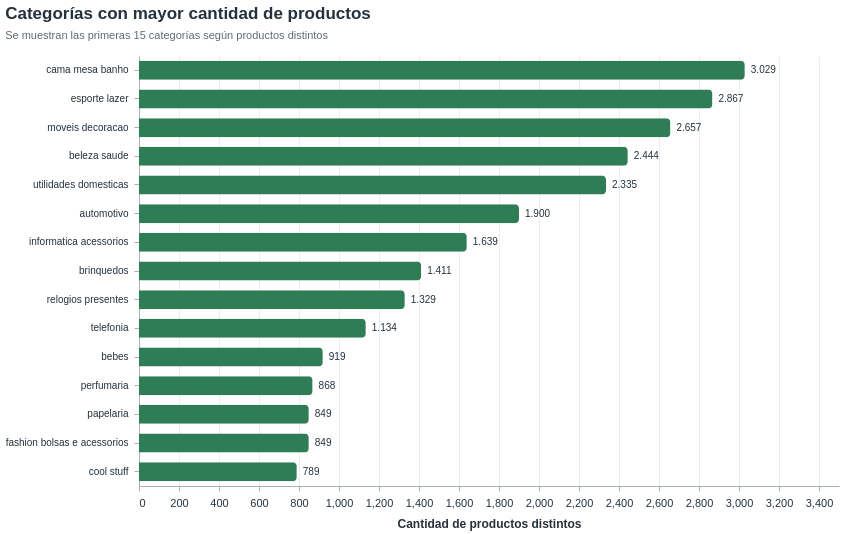

The notebook cell this image was saved under:
### Markdown cell above
## 4.1. Productos y categorías

La tabla `products` contiene una fila por `product_id`. El gráfico cuenta productos distintos por categoría y no representa la frecuencia de venta de esos productos.

### Code cell
productos_por_categoria = (
    products.dropna(subset=["product_category_name"])
    .groupby("product_category_name", as_index=False)["product_id"]
    .nunique()
    .rename(columns={"product_id": "cantidad_productos"})
    .sort_values("cantidad_productos", ascending=False)
    .head(15)
)
productos_por_categoria["categoria"] = productos_por_categoria["product_category_name"].str.replace("_", " ", regex=False)
productos_por_categoria["cantidad_texto"] = productos_por_categoria["cantidad_productos"].map(numero_es)

display(productos_por_categoria[["product_category_name", "cantidad_productos"]])

barras_categorias = alt.Chart(productos_por_categoria).mark_bar(
    color=COLOR_VERDE, cornerRadiusEnd=4, size=19
).encode(
    x=alt.X("cantidad_productos:Q", title="Cantidad de productos distintos", axis=alt.Axis(grid=True)),
    y=alt.Y(
        "categoria:N",
        sort="-x",
        title=None,
        axis=alt.Axis(labelLimit=260, labelFontSize=10),
    ),
    tooltip=[
        alt.Tooltip("product_category_name:N", title="Categoría original"),
        alt.Tooltip("cantidad_texto:N", title="Productos"),
    ],
)
etiquetas_categorias = alt.Chart(productos_por_categoria).mark_text(
    align="left", dx=6, font="Arial", fontSize=10, color=COLOR_TEXTO
).encode(
    x="cantidad_productos:Q",
    y=alt.Y("categoria:N", sort="-x"),
    text="cantidad_texto:N",
)

grafico_categorias = (barras_categorias + etiquetas_categorias).properties(
    width=700,
    height=430,
    title=alt.TitleParams(
        text="Categorías con mayor cantidad de productos",
        subtitle="Se muestran las primeras 15 categorías según productos distintos",
    ),
)
estilo_profesional(grafico_categorias)

### Figure 1 — Vega-Lite specification as saved in the notebook (floating-point values rounded to 4 significant figures)
{"config": {"view": {"continuousWidth": 300, "continuousHeight": 300, "stroke": null}, "axis": {"domainColor": "#A7B0BA", "gridColor": "#E5E9EF", "gridOpacity": 0.8, "labelColor": "#25313C", "labelFont": "Arial", "labelFontSize": 11, "labelPadding": 6, "tickColor": "#A7B0BA", "titleColor": "#25313C", "titleFont": "Arial", "titleFontSize": 12, "titlePadding": 10}, "legend": {"labelColor": "#25313C", "labelFont": "Arial", "labelFontSize": 10, "titleColor": "#25313C", "titleFont": "Arial", "titleFontSize": 11}, "title": {"anchor": "start", "color": "#25313C", "font": "Arial", "fontSize": 17, "fontWeight": 600, "offset": 14, "subtitleColor": "#5F6B76", "subtitleFont": "Arial", "subtitleFontSize": 11, "subtitlePadding": 7}}, "layer": [{"mark": {"type": "bar", "color": "#2F7D55", "cornerRadiusEnd": 4, "size": 19}, "encoding": {"tooltip": [{"field": "product_category_name", "title": "Categoría original", "type": "nominal"}, {"field": "cantidad_texto", "title": "Productos", "type": "nominal"}], "x": {"axis": {"grid": true}, "field": "cantidad_productos", "title": "Cantidad de productos distintos", "type": "quantitative"}, "y": {"axis": {"labelFontSize": 10, "labelLimit": 260}, "field": "categoria", "sort": "-x", "title": null, "type": "nominal"}}}, {"mark": {"type": "text", "align": "left", "color": "#25313C", "dx": 6, "font": "Arial", "fontSize": 10}, "encoding": {"text": {"field": "cantidad_texto", "type": "nominal"}, "x": {"field": "cantidad_productos", "type": "quantitative"}, "y": {"field": "categoria", "sort": "-x", "type": "nominal"}}}], "data": {"name": "data-d66359ea11529a3f987f30cd44edf0f5"}, "height": 430, "title": {"text": "Categorías con mayor cantidad de productos", "subtitle": "Se muestran las primeras 15 categorías según productos distintos"}, "width": 700, "$schema": "https://vega.github.io/schema/vega-lite/v6.4.1.json", "datasets": {"data-d66359ea11529a3f987f30cd44edf0f5": [{"product_category_name": "cama_mesa_banho", "cantidad_productos": 3029, "categoria": "cama mesa banho", "cantidad_texto": "3.029"}, {"product_category_name": "esporte_lazer", "cantidad_productos": 2867, "categoria": "esporte lazer", "cantidad_texto": "2.867"}, {"product_category_name": "moveis_decoracao", "cantidad_productos": 2657, "categoria": "moveis decoracao", "cantidad_texto": "2.657"}, {"product_category_name": "beleza_saude", "cantidad_productos": 2444, "categoria": "beleza saude", "cantidad_texto": "2.444"}, {"product_category_name": "utilidades_domesticas", "cantidad_productos": 2335, "categoria": "utilidades domesticas", "cantidad_texto": "2.335"}, {"product_category_name": "automotivo", "cantidad_productos": 1900, "categoria": "automotivo", "cantidad_texto": "1.900"}, {"product_category_name": "informatica_acessorios", "cantidad_productos": 1639, "categoria": "informatica acessorios", "cantidad_texto": "1.639"}, {"product_category_name": "brinquedos", "cantidad_productos": 1411, "categoria": "brinquedos", "cantidad_texto": "1.411"}, {"product_category_name": "relogios_presentes", "cantidad_productos": 1329, "categoria": "relogios presentes", "cantidad_texto": "1.329"}, {"product_category_name": "telefonia", "cantidad_productos": 1134, "categoria": "telefonia", "cantidad_texto": "1.134"}, {"product_category_name": "bebes", "cantidad_productos": 919, "categoria": "bebes", "cantidad_texto": "919"}, {"product_category_name": "perfumaria", "cantidad_productos": 868, "categoria": "perfumaria", "cantidad_texto": "868"}, {"product_category_name": "papelaria", "cantidad_productos": 849, "categoria": "papelaria", "cantidad_texto": "849"}, {"product_category_name": "fashion_bolsas_e_acessorios", "cantidad_productos": 849, "categoria": "fashion bolsas e acessorios", "cantidad_texto": "849"}, {"product_category_name": "cool_stuff", "cantidad_productos": 789, "categoria": "cool stuff", "cantidad_texto": "789"}]}}
